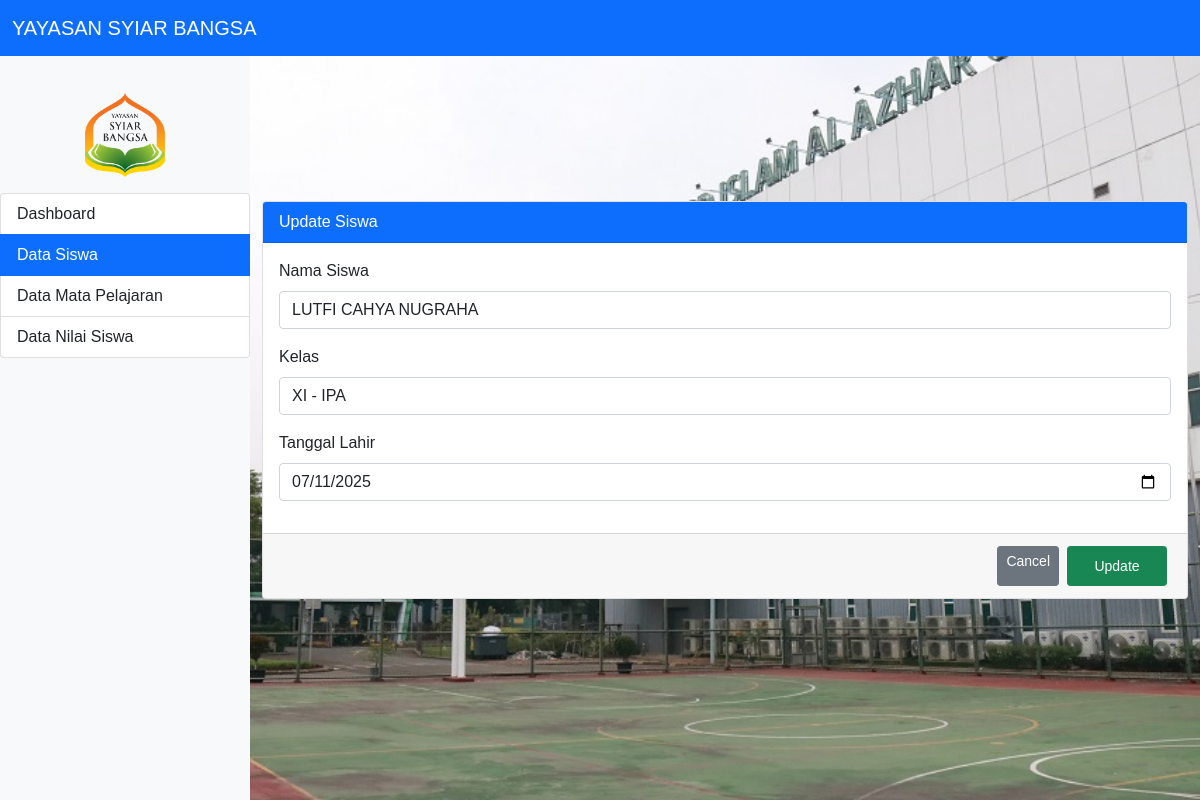
Page /view/pages/siswa/updatesiswa.php?id=3 (signed in) on the committed database.
### tables this page shows
CREATE TABLE `siswa` (
  `id_siswa` int(11) NOT NULL,
  `nama` varchar(255) NOT NULL,
  `kelas` varchar(50) NOT NULL,
  `tanggal_lahir` date NOT NULL,
  `created_at` timestamp NOT NULL DEFAULT CURRENT_TIMESTAMP,
  `updated_at` timestamp NOT NULL DEFAULT CURRENT_TIMESTAMP ON UPDATE CURRENT_TIMESTAMP
);

### functions.php (called while the page is built, shortened)
<?php
function connectDB() {
    $host = "localhost";
    $user = "root";
    $pass = "root";
    $dbname = "mysiswa";
    $conn = new mysqli($host, $user, $pass, $dbname);
    return $conn;
}
?>

### view/pages/siswa/updatesiswa.php (the view, shortened to what this page needs)
<?php
include '../../../functions.php';
class Siswa {
    private $conn;
    public function __construct() {
        $this->conn = connectDB();
    }
    public function getSiswa($id_siswa) {
        $stmt = $this->conn->prepare("SELECT nama, kelas, tanggal_lahir FROM siswa WHERE id_siswa = ?");
        $stmt->bind_param("i", $id_siswa);
        $stmt->execute();
        $result = $stmt->get_result();
        return $result->fetch_assoc();
    }
}
$id_siswa = intval($_GET['id']);
$siswaHandler = new Siswa();
$siswaData = $siswaHandler->getSiswa($id_siswa);
?>
<!DOCTYPE html>
<html lang="en">
<head>
    <link rel="stylesheet" href="../../../assets/css/style.css">
    <link href="https://cdn.jsdelivr.net/npm/bootstrap@5.0.2/dist/css/bootstrap.min.css" rel="stylesheet">
</head>
<body>
    <nav class="navbar navbar-expand-lg navbar-dark bg-primary fixed-top">
        <div class="container-fluid">
            <a href="/view/pages/dashboard.php" class="navbar-brand">YAYASAN SYIAR BANGSA</a>
        </div>
    </nav>
    <div class="wrapper">
        <nav id="sidebar" class="bg-light sidebar">
            <div class="text-center py-3">
                <img src="../../../assets/images/favicon.png" alt="Logo" class="img-fluid" style="max-width: 80px;">
            </div>
            <div class="list-group">
                <a href="/view/pages/dashboard.php" class="list-group-item list-group-item-action">Dashboard</a>
                <a href="/view/pages/siswa/mysiswa.php" class="list-group-item list-group-item-action active">Data Siswa</a>
                <a href="/view/pages/matapelajaran/mymatapelajaran.php" class="list-group-item list-group-item-action">Data Mata Pelajaran</a>
                <a href="/view/pages/nilai/mynilai.php" class="list-group-item list-group-item-action">Data Nilai Siswa</a>
            </div>
        </nav>
        <div id="content">
            <div class="overlay"></div>
            <div class="container">
                <div class="row">
                    <div class="col-12 col-xl-12 mb-4 mb-lg-0">
                        <div class="card">
                            <div class="card-header bg-primary text-white">Update Siswa</div>
                            <form method="POST">
                                <div class="card-body">
                                    <div class="mb-3">
                                        <label for="nama" class="form-label">Nama Siswa</label>
                                        <input type="text" name="nama" class="form-control" required value="<?= htmlspecialchars($siswaData['nama']) ?>">
                                    </div>
                                    <div class="mb-3">
                                        <label for="kelas" class="form-label">Kelas</label>
                                        <input type="text" name="kelas" class="form-control" required value="<?= htmlspecialchars($siswaData['kelas']) ?>">
                                    </div>
                                    <div class="mb-3">
                                        <label for="tanggal_lahir" class="form-label">Tanggal Lahir</label>
                                        <input type="date" name="tanggal_lahir" class="form-control" required value="<?= htmlspecialchars($siswaData['tanggal_lahir']) ?>">
                                    </div>
                                </div>
                                <div class="card-footer d-flex justify-content-end">
                                    <a href="mysiswa.php" class="btn btn-secondary btn-sm m-1">Cancel</a>
                                    <button type="submit" class="btn btn-success btn-sm m-1" style="width: 100px;">Update</button>
                                </div>
                            </form>
                        </div>
                    </div>
                </div>
            </div>
        </div>
    </div>
</body>
</html>

### assets/css/style.css (style rules this page uses)
* { margin: 0; padding: 0; box-sizing: border-box; font-family: 'poppins', sans-serif; }
button { width: 100%; height: 40px; background: white; font-size: 1em; cursor: pointer; font-weight: 500; border-radius: 40px; }
.wrapper { display: flex; height: 100vh; width: 100%; }
#sidebar { width: 250px; top: 56px; height: 100vh; background: rgba(0, 0, 0, 0.8); color: white; padding-top: 20px; position: fixed; }
#content { margin-left: 250px; flex-grow: 1; display: flex; justify-content: center; align-items: center; position: relative; background: url('../images/background.png') no-repeat center center/cover; height: 100vh; }
#content .overlay { position: absolute; width: 100%; height: 100%; }
.container { position: relative; z-index: 1; }

### rows in the picture
siswa: nama "LUTFI CAHYA NUGRAHA", kelas "XI - IPA", tanggal_lahir "07/11/2025"
